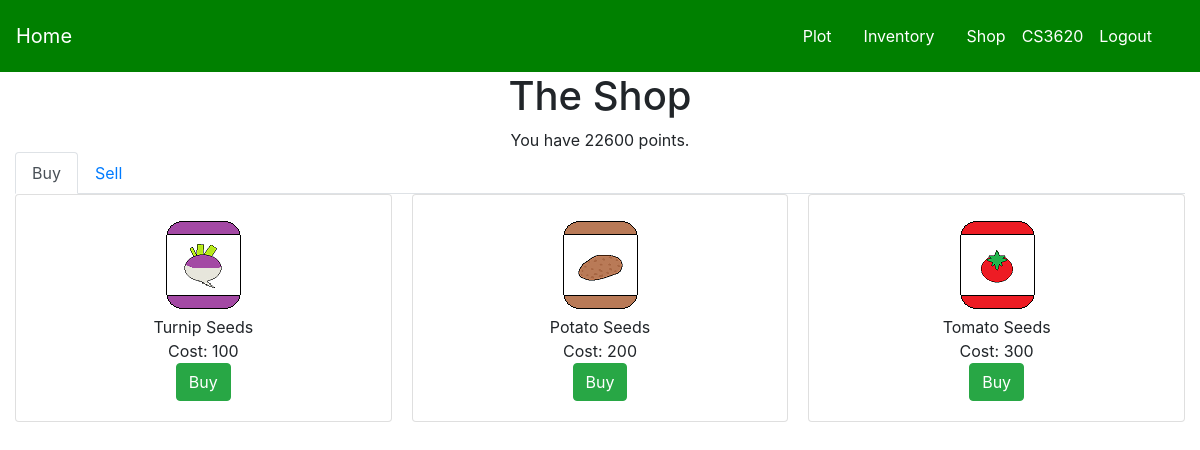
/shop/ (signed in), run on the app's committed database.
### farm/models.py (models this page shows, shortened)
class Points(models.Model):
    user_name = models.OneToOneField(User, on_delete=models.CASCADE, default=1)
    points_total = models.IntegerField(default=500)

class Item(models.Model):
    item_name = models.CharField(max_length=200)
    item_type = models.CharField(max_length=100, default='Seeds')
    plant_type = models.CharField(max_length=100, default='Turnip')
    item_cost = models.IntegerField()
    item_image = models.ImageField(upload_to='images/items', default='/images/items/none.jpg')

### farm/views.py (the view)
# urls.py: path('shop/', farm_views.shop, name='shop'),
@login_required
def shop(request):
    watered_countdown(request)
    growth_countdown(request)
    items_to_buy = Item.objects.all().order_by('item_cost').filter(item_type='Seeds')
    points = Points.objects.get(user_name=request.user.id)
    items_to_sell = InventoryItem.objects.all().order_by('item__item_cost').filter(user_name=request.user.id, item__item_type='Harvests')
    return render(request, 'farm/shop.html', {'points': points, 'inventory': items_to_sell, 'stock': items_to_buy})

### farm/views.py (called while the page is built)
def growth_countdown(request):
    plots = Plot.objects.all().order_by('id').filter(user_name=request.user.id)
    for plot_object in plots:
        if 3 > plot_object.plot_growth > 0 and plot_object.growth_time <= timezone.now():
            plot_object.plot_growth += 1
            if plot_object.plot_growth == 2:
                plot_object.plot_image = f'images/plots/{plot_object.plot_plant}_seedling.png'
                plot_object.growth_time += datetime.timedelta(minutes=2)
            elif plot_object.plot_growth == 3:
                plot_object.plot_image = f'images/plots/{plot_object.plot_plant}_harvest.png'
            plot_object.save()

def watered_countdown(request):
    plots = Plot.objects.all().order_by('id').filter(user_name=request.user.id)
    for plot_object in plots:
        if plot_object.plot_watered and plot_object.water_time <= timezone.now():
            plot_object.plot_watered = False
            plot_object.save()

### farm/templates/farm/shop.html (shortened to what this page needs)
{% extends 'farm/base.html' %}
{% block body %}
    <h1>The Shop</h1>
        You have {{ points.points_total }} points.
    <ul class="nav nav-tabs" id="myTab" role="tablist">
        <li class="nav-item">
            <a class="nav-link active" id="buy-tab" data-toggle="tab" href="#buy" role="tab" aria-controls="buy" aria-selected="true">Buy</a>
        </li>
        <li class="nav-item">
            <a class="nav-link" id="sell-tab" data-toggle="tab" href="#sell" role="tab" aria-controls="sell" aria-selected="false">Sell</a>
        </li>
    </ul>
    <div class="tab-content" id="myTabContent">
        <div class="tab-pane fade show active" id="buy" role="tabpanel" aria-labelledby="buy-tab">
            <div class="card-columns">
                {% for item in stock %}
                    <div class="card">
                        <div class="card-body">
                            <img src="{{ item.item_image.url }}" /><br />
                            {{ item.item_name }}<br />
                            Cost: {{ item.item_cost }}<br />
                            <a href="{% url 'buy' item.id %}" class="btn btn-success">Buy</a>
                        </div>
                    </div>
                {% endfor %}
            </div>
        </div>
    </div>
{% endblock %}

### farm/templates/farm/base.html (shortened to what this page needs)
{% load static %}
<!doctype html>
<html lang="en">
<head>
    <link rel="stylesheet" href="https://cdn.jsdelivr.net/npm/bootstrap@4.6.2/dist/css/bootstrap.min.css">
    <link rel="stylesheet" href="https://cdn.jsdelivr.net/npm/bootstrap-icons@1.10.3/font/bootstrap-icons.css">
    <link rel="stylesheet" href="{% static 'farm/style.css' %}">
</head>
<body>
<nav class="navbar" id="navigation">
    <a href="{% url 'home'  %}" class="navbar-brand">Home</a>
    <div class="navbar">
        {% if user.is_authenticated %}
            <a href="{% url 'plot'  %}" class="nav-item nav-link">Plot</a>
            <a href="{% url 'inventory'  %}" class="nav-item nav-link">Inventory</a>
            <a href="{% url 'shop'  %}" class="nav-item nav-link">Shop</a>
            {{ user.username }}
            <a href="{% url 'logout'  %}" class="nav-item nav-link">Logout</a>
        {% else %}
            <a href="{% url 'login'  %}" class="nav-item nav-link">Login</a>
            <a href="{% url 'register'  %}" class="nav-item nav-link">Sign Up</a>
        {% endif %}
    </div>
</nav>
<div class="container-fluid text-center">
    {% block body %}
    {% endblock %}
</div>
</body>
</html>

### farm/static/farm/style.css (style rules this page uses)
.card { display: inline-block; }
#navigation { background-color: green; color: white; }
#navigation a { color: white; text-decoration: none; }

### data on the page
Points: points_total "22600"
Item: item_image (picture), item_name "Turnip Seeds", item_cost "100"
Item: item_image (picture), item_name "Potato Seeds", item_cost "200"
Item: item_image (picture), item_name "Tomato Seeds", item_cost "300"

### other printed values
{{ user.username }} "CS3620"
